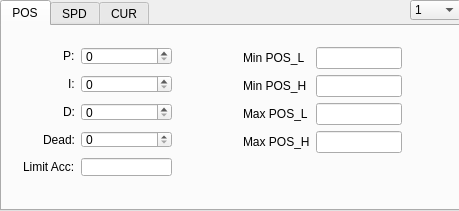
<?xml version="1.0" encoding="UTF-8"?>
<ui version="4.0">
 <class>Pid</class>
 <widget class="QWidget" name="Pid">
  <property name="geometry">
   <rect>
    <x>0</x>
    <y>0</y>
    <width>459</width>
    <height>211</height>
   </rect>
  </property>
  <property name="windowTitle">
   <string>Bottom</string>
  </property>
  <widget class="QTabWidget" name="PID_2">
   <property name="geometry">
    <rect>
     <x>0</x>
     <y>0</y>
     <width>461</width>
     <height>211</height>
    </rect>
   </property>
   <property name="sizePolicy">
    <sizepolicy hsizetype="Expanding" vsizetype="Expanding">
     <horstretch>8</horstretch>
     <verstretch>0</verstretch>
    </sizepolicy>
   </property>
   <property name="font">
    <font>
     <pointsize>9</pointsize>
    </font>
   </property>
   <property name="mouseTracking">
    <bool>true</bool>
   </property>
   <property name="currentIndex">
    <number>0</number>
   </property>
   <widget class="QWidget" name="POS">
    <property name="mouseTracking">
     <bool>true</bool>
    </property>
    <property name="toolTip">
     <string>&lt;html&gt;&lt;head/&gt;&lt;body&gt;&lt;p&gt;位置环PID参数&lt;/p&gt;&lt;/body&gt;&lt;/html&gt;</string>
    </property>
    <attribute name="title">
     <string>POS</string>
    </attribute>
    <widget class="QWidget" name="formLayoutWidget_3">
     <property name="geometry">
      <rect>
       <x>10</x>
       <y>10</y>
       <width>171</width>
       <height>151</height>
      </rect>
     </property>
     <layout class="QFormLayout" name="formLayout_3">
      <property name="sizeConstraint">
       <enum>QLayout::SetDefaultConstraint</enum>
      </property>
      <property name="labelAlignment">
       <set>Qt::AlignRight|Qt::AlignTrailing|Qt::AlignVCenter</set>
      </property>
      <property name="verticalSpacing">
       <number>10</number>
      </property>
      <item row="0" column="0">
       <widget class="QLabel" name="POS_PLabel">
        <property name="text">
         <string>P:</string>
        </property>
       </widget>
      </item>
      <item row="0" column="1">
       <widget class="QSpinBox" name="POS_PSpinBox">
        <property name="maximum">
         <number>65535</number>
        </property>
       </widget>
      </item>
      <item row="1" column="0">
       <widget class="QLabel" name="POS_ILabel">
        <property name="text">
         <string>I:</string>
        </property>
       </widget>
      </item>
      <item row="1" column="1">
       <widget class="QSpinBox" name="POS_ISpinBox">
        <property name="maximum">
         <number>65535</number>
        </property>
       </widget>
      </item>
      <item row="2" column="0">
       <widget class="QLabel" name="POS_DLabel">
        <property name="text">
         <string>D:</string>
        </property>
       </widget>
      </item>
      <item row="3" column="0">
       <widget class="QLabel" name="POS_DLabel_2">
        <property name="text">
         <string>Dead:</string>
        </property>
       </widget>
      </item>
      <item row="4" column="0">
       <widget class="QLabel" name="limitAccLabel">
        <property name="text">
         <string>Limit Acc:</string>
        </property>
       </widget>
      </item>
      <item row="4" column="1">
       <widget class="QLineEdit" name="maxAccLineEdit"/>
      </item>
      <item row="2" column="1">
       <widget class="QSpinBox" name="POS_DSpinBox">
        <property name="maximum">
         <number>65535</number>
        </property>
       </widget>
      </item>
      <item row="3" column="1">
       <widget class="QSpinBox" name="POS_DSSpinBox">
        <property name="maximum">
         <number>65535</number>
        </property>
       </widget>
      </item>
     </layout>
    </widget>
    <widget class="QWidget" name="formLayoutWidget_4">
     <property name="geometry">
      <rect>
       <x>230</x>
       <y>10</y>
       <width>181</width>
       <height>131</height>
      </rect>
     </property>
     <layout class="QFormLayout" name="formLayout_4">
      <item row="0" column="0">
       <widget class="QLabel" name="minPosLLabel">
        <property name="text">
         <string>Min POS_L</string>
        </property>
       </widget>
      </item>
      <item row="0" column="1">
       <widget class="QLineEdit" name="minPosLLineEdit"/>
      </item>
      <item row="1" column="0">
       <widget class="QLabel" name="minPosHLabel">
        <property name="text">
         <string>Min POS_H</string>
        </property>
       </widget>
      </item>
      <item row="1" column="1">
       <widget class="QLineEdit" name="minPosHLineEdit"/>
      </item>
      <item row="2" column="0">
       <widget class="QLabel" name="maxPosLLabel">
        <property name="text">
         <string>Max POS_L</string>
        </property>
       </widget>
      </item>
      <item row="2" column="1">
       <widget class="QLineEdit" name="maxPosLLineEdit"/>
      </item>
      <item row="3" column="0">
       <widget class="QLabel" name="maxPosHLabel">
        <property name="text">
         <string>Max POS_H</string>
        </property>
       </widget>
      </item>
      <item row="3" column="1">
       <widget class="QLineEdit" name="maxPosHLineEdit"/>
      </item>
     </layout>
    </widget>
   </widget>
   <widget class="QWidget" name="SPD">
    <property name="mouseTracking">
     <bool>true</bool>
    </property>
    <property name="toolTip">
     <string>&lt;html&gt;&lt;head/&gt;&lt;body&gt;&lt;p&gt;速度环PID参数&lt;/p&gt;&lt;/body&gt;&lt;/html&gt;</string>
    </property>
    <attribute name="title">
     <string>SPD</string>
    </attribute>
    <widget class="QWidget" name="formLayoutWidget">
     <property name="geometry">
      <rect>
       <x>10</x>
       <y>10</y>
       <width>171</width>
       <height>151</height>
      </rect>
     </property>
     <layout class="QFormLayout" name="formLayout">
      <property name="sizeConstraint">
       <enum>QLayout::SetDefaultConstraint</enum>
      </property>
      <property name="labelAlignment">
       <set>Qt::AlignRight|Qt::AlignTrailing|Qt::AlignVCenter</set>
      </property>
      <property name="verticalSpacing">
       <number>10</number>
      </property>
      <item row="0" column="0">
       <widget class="QLabel" name="SPD_PLabel">
        <property name="text">
         <string>P:</string>
        </property>
       </widget>
      </item>
      <item row="0" column="1">
       <widget class="QSpinBox" name="SPD_PSpinBox">
        <property name="maximum">
         <number>65535</number>
        </property>
       </widget>
      </item>
      <item row="1" column="0">
       <widget class="QLabel" name="SPD_ILabel">
        <property name="text">
         <string>I:</string>
        </property>
       </widget>
      </item>
      <item row="1" column="1">
       <widget class="QSpinBox" name="SPD_ISpinBox">
        <property name="maximum">
         <number>65535</number>
        </property>
       </widget>
      </item>
      <item row="2" column="0">
       <widget class="QLabel" name="SPD_DLabel">
        <property name="text">
         <string>D:</string>
        </property>
       </widget>
      </item>
      <item row="3" column="0">
       <widget class="QLabel" name="SPD_DSLabel">
        <property name="text">
         <string>Dead:</string>
        </property>
       </widget>
      </item>
      <item row="4" column="0">
       <widget class="QLabel" name="limitSpdLabel">
        <property name="text">
         <string>Limit Spd:</string>
        </property>
       </widget>
      </item>
      <item row="4" column="1">
       <widget class="QLineEdit" name="maxSpdLineEdit"/>
      </item>
      <item row="2" column="1">
       <widget class="QSpinBox" name="SPD_DSpinBox">
        <property name="maximum">
         <number>65535</number>
        </property>
       </widget>
      </item>
      <item row="3" column="1">
       <widget class="QSpinBox" name="SPD_DSSpinBox">
        <property name="maximum">
         <number>65535</number>
        </property>
       </widget>
      </item>
     </layout>
    </widget>
   </widget>
   <widget class="QWidget" name="CUR">
    <property name="mouseTracking">
     <bool>true</bool>
    </property>
    <property name="toolTip">
     <string>&lt;html&gt;&lt;head/&gt;&lt;body&gt;&lt;p&gt;电流环PID参数&lt;/p&gt;&lt;/body&gt;&lt;/html&gt;</string>
    </property>
    <attribute name="title">
     <string>CUR</string>
    </attribute>
    <widget class="QWidget" name="formLayoutWidget_2">
     <property name="geometry">
      <rect>
       <x>10</x>
       <y>10</y>
       <width>171</width>
       <height>155</height>
      </rect>
     </property>
     <layout class="QFormLayout" name="formLayout_2">
      <property name="sizeConstraint">
       <enum>QLayout::SetDefaultConstraint</enum>
      </property>
      <property name="fieldGrowthPolicy">
       <enum>QFormLayout::AllNonFixedFieldsGrow</enum>
      </property>
      <property name="labelAlignment">
       <set>Qt::AlignRight|Qt::AlignTrailing|Qt::AlignVCenter</set>
      </property>
      <property name="horizontalSpacing">
       <number>15</number>
      </property>
      <property name="verticalSpacing">
       <number>20</number>
      </property>
      <property name="topMargin">
       <number>10</number>
      </property>
      <property name="rightMargin">
       <number>0</number>
      </property>
      <property name="bottomMargin">
       <number>0</number>
      </property>
      <item row="0" column="0">
       <widget class="QLabel" name="CUR_PLabel">
        <property name="text">
         <string>P:</string>
        </property>
       </widget>
      </item>
      <item row="0" column="1">
       <widget class="QSpinBox" name="CUR_PSpinBox">
        <property name="maximum">
         <number>65535</number>
        </property>
       </widget>
      </item>
      <item row="1" column="0">
       <widget class="QLabel" name="CUR_ILabel">
        <property name="text">
         <string>I:</string>
        </property>
       </widget>
      </item>
      <item row="1" column="1">
       <widget class="QSpinBox" name="CUR_ISpinBox">
        <property name="maximum">
         <number>65535</number>
        </property>
       </widget>
      </item>
      <item row="2" column="0">
       <widget class="QLabel" name="CUR_DLabel">
        <property name="text">
         <string>D:</string>
        </property>
       </widget>
      </item>
      <item row="2" column="1">
       <widget class="QSpinBox" name="CUR_DSpinBox">
        <property name="maximum">
         <number>65535</number>
        </property>
       </widget>
      </item>
      <item row="3" column="0">
       <widget class="QLabel" name="limitCurLabel">
        <property name="text">
         <string>Limit Cur:</string>
        </property>
       </widget>
      </item>
      <item row="3" column="1">
       <widget class="QLineEdit" name="maxCurLineEdit"/>
      </item>
     </layout>
    </widget>
   </widget>
  </widget>
  <widget class="QComboBox" name="adjustGroupComboBox">
   <property name="geometry">
    <rect>
     <x>410</x>
     <y>0</y>
     <width>51</width>
     <height>20</height>
    </rect>
   </property>
   <property name="sizePolicy">
    <sizepolicy hsizetype="Fixed" vsizetype="Fixed">
     <horstretch>1</horstretch>
     <verstretch>0</verstretch>
    </sizepolicy>
   </property>
   <property name="font">
    <font>
     <pointsize>9</pointsize>
    </font>
   </property>
   <property name="mouseTracking">
    <bool>true</bool>
   </property>
   <property name="toolTip">
    <string>&lt;html&gt;&lt;head/&gt;&lt;body&gt;&lt;p&gt;切换PID调整组显示：1-低载PID参数，2-中载PID参数，3-重载PID参数&lt;/p&gt;&lt;/body&gt;&lt;/html&gt;</string>
   </property>
   <item>
    <property name="text">
     <string>1</string>
    </property>
   </item>
   <item>
    <property name="text">
     <string>2</string>
    </property>
   </item>
   <item>
    <property name="text">
     <string>3</string>
    </property>
   </item>
  </widget>
 </widget>
 <layoutdefault spacing="6" margin="11"/>
 <resources/>
 <connections/>
</ui>
